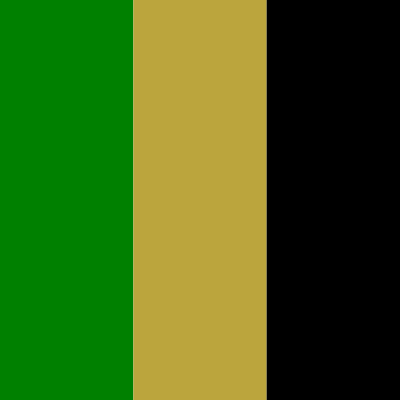
Frame 1 (no input)
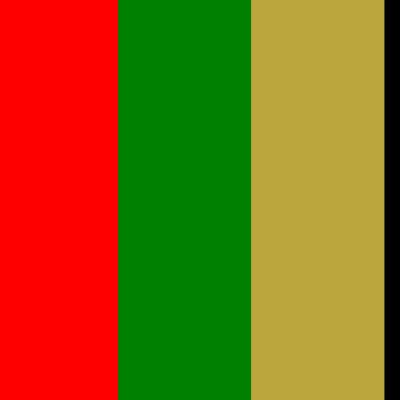
Frame 60 (no input)
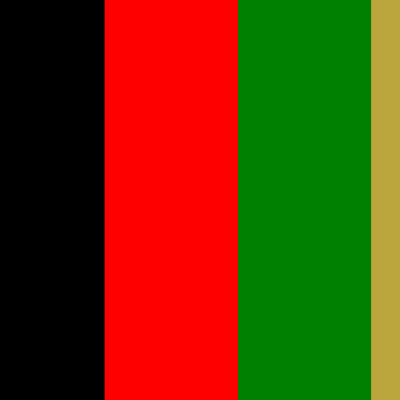
Frame 120 (the mouse pressed at the canvas centre since frame 60)

The p5.js sketch that drew these frames (run headless with seeded random() and noise() and a simulated clock; from frame 60 on, the mouse is pressed at the canvas centre):

// p5.js sketch
// ── sketch.js
// https://editor.p5js.org/jht9629-nyu/sketches/ZpoPuHXRo
// ims04-jht scroll color bars - no pop 

let colorGold = [187, 165, 61];

// double red
// let colorPalette = ["red", "green", colorGold];
// let colorPalette = ["red", "green", colorGold, "green"];
let colorPalette = ["red", "green", colorGold, "black"];

let my = {};

function setup() {
  my.xstep = 2;
  my.debug = 1;
  my.width = 400;
  my.height = 400;
  my.n = 3;

  if (!my.debug) {
    my.width = windowWidth;
    my.height = windowHeight;
  }
  createCanvas(my.width, my.height);
  noStroke();

  fullScreenBtn = createButton("Full Screen").mousePressed(full_screen_action);
  fullScreenBtn.style("font-size:42px");

  my_setup();
}

function my_setup() {
  my.xlen = width / my.n;
  my.ylen = height;
  my.items = [];
  let n = my.n + 1;
  my.wide = my.xlen * n;
  for (let i = 0; i < n; i++) {
    let xpos = my.xlen * i;
    let color = colorPalette[i % colorPalette.length];
    my.items[i] = { xpos, color };
  }
  for (let item of my.items) { console.log('item', item); }
}

function draw() {
  for (let item of my.items) {
  // for (let i = 0; i < my.items.length; i++) {
  //   let item = my.items[i];
    let { xpos, color } = item;
    item.xpos = (xpos + my.xstep) % my.wide;
    fill(color);
    let x = xpos - my.xlen;
    let y = 0;
    rect(x, y, my.xlen, my.ylen);
  }
}

// --
// https://editor.p5js.org/jht9629-nyu/sketches/3VKJ-q8ar
// ims03-jht scrolling color bars
// color pops on at wrap around

// From
// https://editor.p5js.org/jht1493/sketches/5LgILr8RF

function full_screen_action() {
  ui_remove_all();
  ui_toggleFullScreen();
  let delay = 3000;
  setTimeout(ui_present_window, delay);
}

function ui_present_window() {
  resizeCanvas(windowWidth, windowHeight);
  my_setup();
}

function ui_remove_all() {
  fullScreenBtn.remove();
}

function ui_toggleFullScreen() {
  fullscreen(1);
  // if (!document.documentElement.requestFullscreen) {
  //   console.log("NO document.documentElement.requestFullscreen");
  //   return;
  // }
  // if (!document.fullscreenElement) {
  //   document.documentElement.requestFullscreen();
  // } else {
  //   if (document.exitFullscreen) {
  //     document.exitFullscreen();
  //   }
  // }
}

// https://editor.p5js.org/jht9629-nyu/sketches/3VKJ-q8ar
// ims03-jht scrolling color bars
